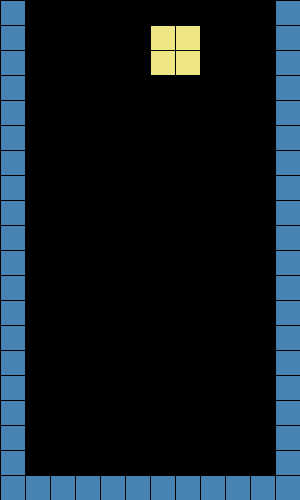
Frame 1 (no input)
Frame 60 (the mouse pressed at the canvas centre just before this capture): identical to frame 1, image omitted
Frame 120 (the mouse held since frame 60 and released just before this capture): identical to frame 1, image omitted

The Processing sketch that drew this single still picture (run headless with seeded random() and noise(); from frame 60 on, the mouse is pressed at the canvas centre):

// Processing sketch: tetris15
// ── tetris15.pde
int[][]grid={
  {1,0,0,0,0,0,0,0,0,0,0,1},//  {1,1,1,1,1,1,1,1,1,1,1,1},
  {1,0,0,0,0,0,0,0,0,0,0,1},
  {1,0,0,0,0,0,0,0,0,0,0,1},
  {1,0,0,0,0,0,0,0,0,0,0,1},
  {1,0,0,0,0,0,0,0,0,0,0,1},
  {1,0,0,0,0,0,0,0,0,0,0,1},
  {1,0,0,0,0,0,0,0,0,0,0,1},
  {1,0,0,0,0,0,0,0,0,0,0,1},
  {1,0,0,0,0,0,0,0,0,0,0,1},
  {1,0,0,0,0,0,0,0,0,0,0,1},
  {1,0,0,0,0,0,0,0,0,0,0,1},
  {1,0,0,0,0,0,0,0,0,0,0,1},
  {1,0,0,0,0,0,0,0,0,0,0,1},
  {1,0,0,0,0,0,0,0,0,0,0,1},
  {1,0,0,0,0,0,0,0,0,0,0,1},
  {1,0,0,0,0,0,0,0,0,0,0,1},
  {1,0,0,0,0,0,0,0,0,0,0,1},
  {1,0,0,0,0,0,0,0,0,0,0,1},
  {1,0,0,0,0,0,0,0,0,0,0,1},
  {1,1,1,1,1,1,1,1,1,1,1,1}
};
int [][]L0={
  {1,0,0,0},
  {1,0,0,0},
  {1,1,0,0},
  {0,0,0,0}};
int [][]L1={
  {0,0,1,0},
  {1,1,1,0},
  {0,0,0,0},
  {0,0,0,0}};
int [][]L2={
  {1,1,0,0},
  {0,1,0,0},
  {0,1,0,0},
  {0,0,0,0}};
int [][]L3={
  {1,1,1,0},
  {1,0,0,0},
  {0,0,0,0},
  {0,0,0,0}};
int [][]O0={
  {1,1,0,0},
  {1,1,0,0},
  {0,0,0,0},
  {0,0,0,0}};
int [][]I0={
  {1,0,0,0},
  {1,0,0,0},
  {1,0,0,0},
  {1,0,0,0}};
int [][]I1={
  {1,1,1,1},
  {0,0,0,0},
  {0,0,0,0},
  {0,0,0,0}};
int [][]J0={
  {0,1,0,0},
  {0,1,0,0},
  {1,1,0,0},
  {0,0,0,0}};
int [][]J1={
  {1,0,0,0},
  {1,1,1,0},
  {0,0,0,0},
  {0,0,0,0}};
int [][]J2={
  {1,1,0,0},
  {1,0,0,0},
  {1,0,0,0},
  {0,0,0,0}};
int [][]J3={
  {1,1,1,0},
  {0,0,1,0},
  {0,0,0,0},
  {0,0,0,0}};
int [][]T0={
  {1,1,1,0},
  {0,1,0,0},
  {0,0,0,0},
  {0,0,0,0}};
int [][]T1={
  {0,1,0,0},
  {1,1,1,0},
  {0,0,0,0},
  {0,0,0,0}};
int [][]T2={
  {0,1,0,0},
  {1,1,0,0},
  {0,1,0,0},
  {0,0,0,0}};
int [][]T3={
  {1,0,0,0},
  {1,1,0,0},
  {1,0,0,0},
  {0,0,0,0}};
int [][]S0={
  {1,0,0,0},
  {1,1,0,0},
  {0,1,0,0},
  {0,0,0,0}};
int [][]S1={
  {0,1,1,0},
  {1,1,0,0},
  {0,0,0,0},
  {0,0,0,0}};
int [][]Z0={
  {1,1,0,0},
  {0,1,1,0},
  {0,0,0,0},
  {0,0,0,0}};
int [][]Z1={
  {0,1,0,0},
  {1,1,0,0},
  {1,0,0,0},
  {0,0,0,0}};
void testDeleteAndNext(){
  testDelete();
  nextShape=int(random(19));
  //if( random(2)<1 ) nextShape=1;
  //else if(random(2)<2) nextShape=6;
  //else nextShape=11;
  //nextShape=1;
  println(nextShape);
}
void testDelete(){
  for(int i=18;i>0;i--){//modified
    int bad=0;
    for(int j=1;j<11;j++){//modified
      if(grid[i][j]!=0)bad++;
    }
    if(bad==10){//這裡的 i,j有弄反了!!!
      for(int ii=i;ii>1;ii--){//有錯
        for(int j=1;j<11;j++)grid[ii][j]=grid[ii-1][j];
      }//這裡的 j<12才對,或是改用i,總之要想想!!!!
      i++;
    }
  }
}
int nextShape=0;

boolean L0safe(int x,int y){
  if(grid[y][x]==0 && grid[y+1][x]==0 && grid[y+2][x]==0 && grid[y+2][x+1]==0)return true;
  return false;
}
void L0(int x,int y){
  fill(255,165,79);
  if(L0safe(x,y) ){
    rect(25*x    ,25*y    ,25,25);
    rect(25*x    ,25*(y+1),25,25);
    rect(25*x    ,25*(y+2),25,25);
    rect(25*(x+1),25*(y+2),25,25);
  }
}

//int nextShape=7;
boolean L1safe(int x,int y){
  if(grid[y+1][x]==0 && grid[y+1][x+1]==0 && grid[y][x+2]==0 && grid[y+1][x+2]==0)return true;
  return false;
}
void L1(int x,int y){
  fill(255,165,79);
  if(L1safe(x,y) ){
    rect(25*x    ,25*(y+1),25,25);
    rect(25*(x+1),25*(y+1),25,25);
    rect(25*(x+2),25*y    ,25,25);
    rect(25*(x+2),25*(y+1),25,25);
  }
}

//int nextShape=13;
boolean L2safe(int x,int y){
  if(grid[y][x]==0 && grid[y+1][x+1]==0 && grid[y][x+1]==0 && grid[y+2][x+1]==0)return true;
  return false;
}
void L2(int x,int y){
  fill(255,165,79);
  if(L2safe(x,y) ){
    rect(25*x    ,25*y    ,25,25);
    rect(25*(x+1),25*(y+1),25,25);
    rect(25*(x+1),25*y    ,25,25);
    rect(25*(x+1),25*(y+2),25,25);
  }
}

//int nextShape=16;
boolean L3safe(int x,int y){
  if(grid[y][x]==0 && grid[y][x+1]==0 && grid[y][x+2]==0 && grid[y+1][x]==0)return true;
  return false;
}
void L3(int x,int y){
  fill(255,165,79);
  if(L3safe(x,y) ){
    rect(25*x    ,25*y    ,25,25);
    rect(25*(x+1),25*y    ,25,25);
    rect(25*(x+2),25*y    ,25,25);
    rect(25*x    ,25*(y+1),25,25);
  }
}

//int nextShape=1;
boolean Osafe(int x,int y){
  if(grid[y][x]==0 && grid[y+1][x+1]==0 && grid[y+1][x]==0 && grid[y][x+1]==0)return true;
  return false;
}
void O0(int x,int y){
  fill(238,230,133);
  if(Osafe(x,y) ){
    rect(25*x    ,25*y    ,25,25);
    rect(25*x    ,25*(y+1),25,25);
    rect(25*(x+1),25*y    ,25,25);
    rect(25*(x+1),25*(y+1),25,25);
  }
}

//int nextShape=2;
boolean I0safe(int x,int y){
  if(grid[y][x]==0 && grid[y][x+1]==0 && grid[y][x+2]==0 && grid[y][x+3]==0)return true;
  return false;
}
void I0(int x,int y){
  fill(176,226,255);
  if(I0safe(x,y) ){
    rect(25*x    ,25*y,25,25);
    rect(25*(x+1),25*y,25,25);
    rect(25*(x+2),25*y,25,25);
    rect(25*(x+3),25*y,25,25);
  }
}

//int nextShape=8;
boolean I1safe(int x,int y){
  if(grid[y][x]==0 && grid[y+1][x]==0 && grid[y+2][x]==0 && grid[y+3][x]==0)return true;
  return false;
}
void I1(int x,int y){
  fill(176,226,255);
  if(I1safe(x,y) ){
    rect(25*x    ,25*y,25,25);
    rect(25*x    ,25*(y+1),25,25);
    rect(25*x    ,25*(y+2),25,25);
    rect(25*x    ,25*(y+3),25,25);
  }
}

//int nextShape=3;
boolean J0safe(int x,int y){
  if(grid[y][x+1]==0 && grid[y+1][x+1]==0 && grid[y+2][x+1]==0 && grid[y+2][x]==0)return true;
  return false;
}
void J0(int x,int y){
  fill(106,90,205);
  if(J0safe(x,y) ){
    rect(25*x    ,25*(y+2),25,25);
    rect(25*(x+1),25*(y+1),25,25);
    rect(25*(x+1),25*(y+2),25,25);
    rect(25*(x+1),25*y,25,25);
  }
}

//int nextShape=9;
boolean J1safe(int x,int y){
  if(grid[y][x]==0 && grid[y+1][x]==0 && grid[y+1][x+1]==0 && grid[y+1][x+2]==0)return true;
  return false;
}
void J1(int x,int y){
  fill(106,90,205);
  if(J1safe(x,y) ){
    rect(25*x    ,25*y    ,25,25);
    rect(25*x    ,25*(y+1),25,25);
    rect(25*(x+1),25*(y+1),25,25);
    rect(25*(x+2),25*(y+1),25,25);
  }
}

//int nextShape=14;
boolean J2safe(int x,int y){
  if(grid[y][x]==0 && grid[y+2][x]==0 && grid[y+1][x]==0 && grid[y][x+1]==0)return true;
  return false;
}
void J2(int x,int y){
  fill(106,90,205);
  if(J2safe(x,y) ){
    rect(25*x    ,25*y    ,25,25);
    rect(25*x    ,25*(y+2),25,25);
    rect(25*x    ,25*(y+1),25,25);
    rect(25*(x+1),25*y,25,25);
  }
}

//int nextShape=17;
boolean J3safe(int x,int y){
  if(grid[y][x]==0 && grid[y+1][x+2]==0 && grid[y][x+1]==0 && grid[y][x+2]==0)return true;
  return false;
}
void J3(int x,int y){
  fill(106,90,205);
  if(J3safe(x,y) ){
    rect(25*x    ,25*y,25,25);
    rect(25*(x+2),25*(y+1),25,25);
    rect(25*(x+1),25*y,25,25);
    rect(25*(x+2),25*y,25,25);
  }
}

//int nextShape=17;
boolean T0safe(int x,int y){
  if(grid[y][x]==0 && grid[y][x+1]==0 && grid[y][x+2]==0 && grid[y+1][x+1]==0)return true;
  return false;
}
void T0(int x,int y){
  fill(205,181,205);
  if(T0safe(x,y) ){
    rect(25*x    ,25*y,25,25);
    rect(25*(x+1),25*y,25,25);
    rect(25*(x+2),25*y,25,25);
    rect(25*(x+1),25*(y+1),25,25);
  }
}

//int nextShape=10;
boolean T1safe(int x,int y){
  if(grid[y+1][x]==0 && grid[y+1][x+1]==0 && grid[y][x+2]==0 && grid[y+1][x+2]==0)return true;
  return false;
}
void T1(int x,int y){
  fill(205,181,205);
  if(T1safe(x,y) ){
    rect(25*(x+1),25*(y+1),25,25);
    rect(25*x    ,25*(y+1),25,25);
    rect(25*(x+1),25*y,25,25);
    rect(25*(x+2),25*(y+1),25,25);
  }
}
//int nextShape=15;
boolean T2safe(int x,int y){
  if(grid[y+1][x]==0 && grid[y][x+1]==0 && grid[y+1][x+1]==0 && grid[y+2][x+1]==0)return true;
  return false;
}
void T2(int x,int y){
  fill(205,181,205);
  if(T2safe(x,y) ){
    rect(25*x    ,25*(y+1),25,25);
    rect(25*(x+1),25*y,25,25);
    rect(25*(x+1),25*(y+1),25,25);
    rect(25*(x+1),25*(y+2),25,25);
  }
}

//int nextShape=18;
boolean T3safe(int x,int y){
  if(grid[y][x]==0 && grid[y+1][x]==0 && grid[y+2][x]==0 && grid[y+1][x+1]==0)return true;
  return false;
}
void T3(int x,int y){
  fill(205,181,205);
  if(T3safe(x,y) ){
    rect(25*x    ,25*y,25,25);
    rect(25*x    ,25*(y+1),25,25);
    rect(25*x    ,25*(y+2),25,25);
    rect(25*(x+1),25*(y+1),25,25);
  }
}

//int nextShape=5;
boolean S0safe(int x,int y){
  if(grid[y][x]==0 && grid[y+1][x]==0 && grid[y+1][x+1]==0 && grid[y+2][x+1]==0)return true;
  return false;
}
void S0(int x,int y){
  fill(193,255,193);
  if(S0safe(x,y) ){
    rect(25*x    ,25*y,25,25);
    rect(25*x    ,25*(y+1),25,25);
    rect(25*(x+1),25*(y+1),25,25);
    rect(25*(x+1),25*(y+2),25,25);
  }
}

//int nextShape=11;
boolean S1safe(int x,int y){
  if(grid[y][x+1]==0 && grid[y][x+2]==0 && grid[y+1][x]==0 && grid[y+1][x+1]==0)return true;
  return false;
}
void S1(int x,int y){
  fill(193,255,193);
  if(S1safe(x,y) ){
    rect(25*(x+1),25*y,25,25);
    rect(25*(x+2),25*y,25,25);
    rect(25*x    ,25*(y+1),25,25);
    rect(25*(x+1),25*(y+1),25,25);
  }
}

//int nextShape=6;
boolean Z0safe(int x,int y){
  if(grid[y][x]==0 && grid[y+1][x+2]==0 && grid[y][x+1]==0 && grid[y+1][x+1]==0)return true;
  return false;
}
void Z0(int x,int y){
  fill(250,128,124);
  if(Z0safe(x,y) ){
    rect(25*x    ,25*y    ,25,25);
    rect(25*(x+2),25*(y+1),25,25);
    rect(25*(x+1),25*y    ,25,25);
    rect(25*(x+1),25*(y+1),25,25);
  }
}

//int nextShape=12;
boolean Z1safe(int x,int y){
  if(grid[y+1][x]==0 && grid[y+2][x]==0 && grid[y][x+1]==0 && grid[y+1][x+1]==0)return true;
  return false;
}
void Z1(int x,int y){
  fill(250,128,124);
  if(Z1safe(x,y) ){
    rect(25*x    ,25*(y+1),25,25);
    rect(25*x    ,25*(y+2),25,25);
    rect(25*(x+1),25*y    ,25,25);
    rect(25*(x+1),25*(y+1),25,25);
  }
}

void setup(){
  size(300,500);
  nextShape=int(random(19));
 // println(nextShape);
}
int b=0;
float []vx={0,0,300,500};
int rot=0;
void draw(){
  background(0);
  if(nextShape==0)L0(nowX,nowY);
  else if(nextShape==1)O0(nowX,nowY);
  else if(nextShape==2)I0(nowX,nowY);
  else if(nextShape==3)J0(nowX,nowY);
  else if(nextShape==4)T0(nowX,nowY);
  else if(nextShape==5)S0(nowX,nowY);
  else if(nextShape==6)Z0(nowX,nowY);
  
  //else if(nextShape==7)L1(nowX,nowY); //<>//
  //else if(nextShape==8)I1(nowX,nowY);
  //else if(nextShape==9)J1(nowX,nowY);
  //else if(nextShape==10)T1(nowX,nowY);
  //else if(nextShape==11)S1(nowX,nowY);
  //else if(nextShape==12)Z1(nowX,nowY);
  
  //else if(nextShape==13)L2(nowX,nowY);  
  //else if(nextShape==14)J2(nowX,nowY);
  //else if(nextShape==15)T2(nowX,nowY);
  
  //else if(nextShape==16)L3(nowX,nowY);
  //else if(nextShape==17)J3(nowX,nowY);
  //else if(nextShape==18)T3(nowX,nowY);
  //else if(nextShape==19)L1(nowX,nowY);
  
  for(int x=0;x<12;x++){
    for(int y=0;y<20;y++){
      if(grid[y][x]==1)fill(70,130,180);//wall
      else if(grid[y][x]==2)fill(250,128,124);
      else if(grid[y][x]==3 || grid[y][x]==10 || grid[y][x]==16 || grid[y][x]==19)fill(255,165,79); //orangeL
      else if(grid[y][x]==4)fill(238,230,133);//yellowO
      else if(grid[y][x]==5 || grid[y][x]==11)fill(176,226,255);//blueI
      else if(grid[y][x]==6 || grid[y][x]==12 || grid[y][x]==17 || grid[y][x]==20)fill(106,90,205);//deepblueJ
      else if(grid[y][x]==7 || grid[y][x]==13 || grid[y][x]==18 || grid[y][x]==21)fill(205,181,205);//purpleT
      else if(grid[y][x]==8 || grid[y][x]==14)fill(193,255,193);//greenS
      else if(grid[y][x]==9 || grid[y][x]==15)fill(250,128,124);//pinkZ
      else fill(0);
      rect(x*25,y*25,25,25);
      if(x>300)x=-x;
      if(x<0)x=-x; 
    }
  }
  if(rot==0&&nextShape==0){
    L0(nowX,nowY);
    if(frameCount%20==0){
      if(nextShape==0 && L0safe(nowX,nowY+1))nowY++;
      else{        
        grid[nowY][nowX]=3;
        grid[nowY+1][nowX]=3;
        grid[nowY+2][nowX]=3;
        grid[nowY+2][nowX+1]=3;
        nowX=6;nowY=1;
        testDeleteAndNext();
      }
    }
  }
  else if(rot==0||rot==1||rot==2||rot==3&&nextShape==1){
    O0(nowX,nowY);
    if(frameCount%20==0){
      if(nextShape==1 && Osafe(nowX,nowY+1))nowY++;
      else{      
        grid[nowY][nowX]=4;
        grid[nowY+1][nowX]=4;
        grid[nowY][nowX+1]=4;
        grid[nowY+1][nowX+1]=4;
        nowX=6;nowY=1;
        testDeleteAndNext();
      }
    }
  }
  else if(rot==0&&nextShape==2||rot==2&&nextShape==2){
    I0(nowX,nowY);
    if(frameCount%20==0){
      if(nextShape==2 && I0safe(nowX,nowY+1))nowY++;
      else{      
        grid[nowY][nowX]=5;
        grid[nowY][nowX+1]=5;
        grid[nowY][nowX+2]=5;
        grid[nowY][nowX+3]=5;
        nowX=6;nowY=1;
        testDeleteAndNext();
      }
    }
  }
  else if(rot==0&&nextShape==3){
    J0(nowX,nowY);
    if(frameCount%20==0){
      if(nextShape==3 && J0safe(nowX,nowY+1))nowY++;
      else{      
        grid[nowY+2][nowX]=6;
        grid[nowY+1][nowX+1]=6;
        grid[nowY+2][nowX+1]=6;
        grid[nowY][nowX+1]=6;
        nowX=6;nowY=1;
        testDeleteAndNext();
      }
    }
  }
  else if(rot==0&&nextShape==4){
    T0(nowX,nowY);
    if(frameCount%20==0){
      if(nextShape==4 && T0safe(nowX,nowY+1))nowY++;
      else{      
        grid[nowY][nowX]=7;
        grid[nowY][nowX+1]=7;
        grid[nowY][nowX+2]=7;
        grid[nowY+1][nowX+1]=7;
        nowX=6;nowY=1;
        testDeleteAndNext();
      }
    }
  }
  else if(rot==0&&nextShape==5||rot==2&&nextShape==5){
    S0(nowX,nowY);
    if(frameCount%20==0){
      if(nextShape==5 && S0safe(nowX,nowY+1))nowY++;
      else{      
        grid[nowY][nowX]=8;
        grid[nowY+1][nowX]=8;
        grid[nowY+1][nowX+1]=8;
        grid[nowY+2][nowX+1]=8;
        nowX=6;nowY=1;
        testDeleteAndNext();
      }
    }
  }
  else if(rot==0&&nextShape==6||rot==2&&nextShape==6){
    Z0(nowX,nowY);
    if(frameCount%20==0){
      if(nextShape==6 && Z0safe(nowX,nowY+1))nowY++;
      else{
        grid[nowY][nowX]=9;
        grid[nowY+1][nowX+2]=9;
        grid[nowY][nowX+1]=9;
        grid[nowY+1][nowX+1]=9;
        nowX=6;nowY=1;
        testDeleteAndNext();
      }
    }
  }
  else if(rot==1&&nextShape==0){
    L1(nowX,nowY);
    if(frameCount%20==0){
      if(nextShape==0 && L1safe(nowX,nowY+1))nowY++;
      else{
        grid[nowY+1][nowX]=10;
        grid[nowY+1][nowX+1]=10;
        grid[nowY][nowX+2]=10;
        grid[nowY+1][nowX+2]=10;
        nowX=6;nowY=1;
        testDeleteAndNext();
      }
    }
  }
  else if(rot==1&&nextShape==2||rot==3&&nextShape==2){
    I1(nowX,nowY);
    if(frameCount%20==0){
      if(nextShape==2 && I1safe(nowX,nowY+1))nowY++;
      else{
        grid[nowY+3][nowX]=11;
        grid[nowY+2][nowX]=11;
        grid[nowY+1][nowX]=11;
        grid[nowY][nowX]=11;
        nowX=6;nowY=1;
        testDeleteAndNext();
      }
    }
  }
  else if(rot==1&&nextShape==3){
    J1(nowX,nowY);
    if(frameCount%20==0){
      if(nextShape==3 && J1safe(nowX,nowY+1))nowY++;
      else{
        grid[nowY][nowX]=12;
        grid[nowY+1][nowX]=12;
        grid[nowY+1][nowX+1]=12;
        grid[nowY+1][nowX+2]=12;
        nowX=6;nowY=1;
        testDeleteAndNext();
      }
    }
  }
  if(rot==1&&nextShape==4){
    T1(nowX,nowY);
    if(frameCount%20==0){
      if(nextShape==4 && T1safe(nowX,nowY+1))nowY++;
      else{
        grid[nowY+1][nowX+1]=13;
        grid[nowY+1][nowX]=13;
        grid[nowY][nowX+1]=13;
        grid[nowY+1][nowX+2]=13;
        nowX=6;nowY=1;
        testDeleteAndNext();
      }
    }
  }
  else if(rot==1&&nextShape==5||rot==3&&nextShape==5){
    S1(nowX,nowY);
    if(frameCount%20==0){
      if(nextShape==5 && S1safe(nowX,nowY+1))nowY++;
      else{
        grid[nowY][nowX+1]=14;
        grid[nowY][nowX+2]=14;
        grid[nowY+1][nowX]=14;
        grid[nowY+1][nowX+1]=14;
        nowX=6;nowY=1;
        testDeleteAndNext();
      }
    }
  }
  if(rot==1&&nextShape==6||rot==3&&nextShape==6){
    Z1(nowX,nowY);
    if(frameCount%20==0){
      if(nextShape==6 && Z1safe(nowX,nowY+1))nowY++;
      else{
        grid[nowY+1][nowX]=15;
        grid[nowY+2][nowX]=15;
        grid[nowY][nowX+1]=15;
        grid[nowY+1][nowX+1]=15;
        nowX=6;nowY=1;
        testDeleteAndNext();
      }
    }
  }
  else if(rot==2&&nextShape==0){
    L2(nowX,nowY);
    if(frameCount%20==0){
      if(nextShape==0 && L2safe(nowX,nowY+1))nowY++;
      else{
        grid[nowY][nowX]=16;
        grid[nowY+1][nowX+1]=16;
        grid[nowY][nowX+1]=16;
        grid[nowY+2][nowX+1]=16;
        nowX=6;nowY=1;
        testDeleteAndNext();
      }
    }
  }
  else if(rot==2&&nextShape==3){
    J2(nowX,nowY);
    if(frameCount%20==0){
      if(nextShape==3 && J2safe(nowX,nowY+1))nowY++;
      else{
        grid[nowY][nowX]=17;
        grid[nowY+2][nowX]=17;
        grid[nowY+1][nowX]=17;
        grid[nowY][nowX+1]=17;
        nowX=6;nowY=1;
        testDeleteAndNext();
      }
    }
  }
  else if(rot==2&&nextShape==4){
    T2(nowX,nowY);
    if(frameCount%20==0){
      if(nextShape==4 && T2safe(nowX,nowY+1))nowY++;
      else{
        grid[nowY+1][nowX]=18;
        grid[nowY][nowX+1]=18;
        grid[nowY+1][nowX+1]=18;
        grid[nowY+2][nowX+1]=18;
        nowX=6;nowY=1;
        testDeleteAndNext();
      }
    }
  }
  else if(rot==3&&nextShape==0){
    L3(nowX,nowY);
    if(frameCount%20==0){
      if(nextShape==0 && L3safe(nowX,nowY+1))nowY++;
      else{
        grid[nowY][nowX]=19;
        grid[nowY][nowX+1]=19;
        grid[nowY][nowX+2]=19;
        grid[nowY+1][nowX]=19;
        nowX=6;nowY=1;
        testDeleteAndNext();
      }
    }
  }
  else if(rot==3&&nextShape==3){
    J3(nowX,nowY);
    if(frameCount%20==0){
      if(nextShape==3 && J3safe(nowX,nowY+1))nowY++;
      else{
        grid[nowY][nowX]=20;
        grid[nowY+1][nowX+2]=20;
        grid[nowY][nowX+1]=20;
        grid[nowY][nowX+2]=20;
        nowX=6;nowY=1;
        testDeleteAndNext();
      }
    }
  }
  else if(rot==3&&nextShape==4){
    T3(nowX,nowY);
    if(frameCount%20==0){
      if(nextShape==4 && T3safe(nowX,nowY+1))nowY++;
      else{
        grid[nowY][nowX]=21;
        grid[nowY+1][nowX]=21;
        grid[nowY+2][nowX]=21;
        grid[nowY+1][nowX+1]=21;
        nowX=6;nowY=1;
        testDeleteAndNext();
      }
    }
  }
}
int nowX=6,nowY=1;
void keyPressed(){
  // if(keyCode==RIGHT && testSafe( nowShape, nowX+1, nowY, nowAngle)==true ){ b=3; nowX++; } 
  if(keyCode==RIGHT && grid[nowY][nowX+1]==0 ){ b=3; nowX++; }
  if(keyCode==LEFT && grid[nowY][nowX-1]==0 ) { b=2; nowX--; }
  if(keyCode==UP)rot=(rot+1)%4;
  if(keyCode==DOWN){ b=0; nowY++; }
}
